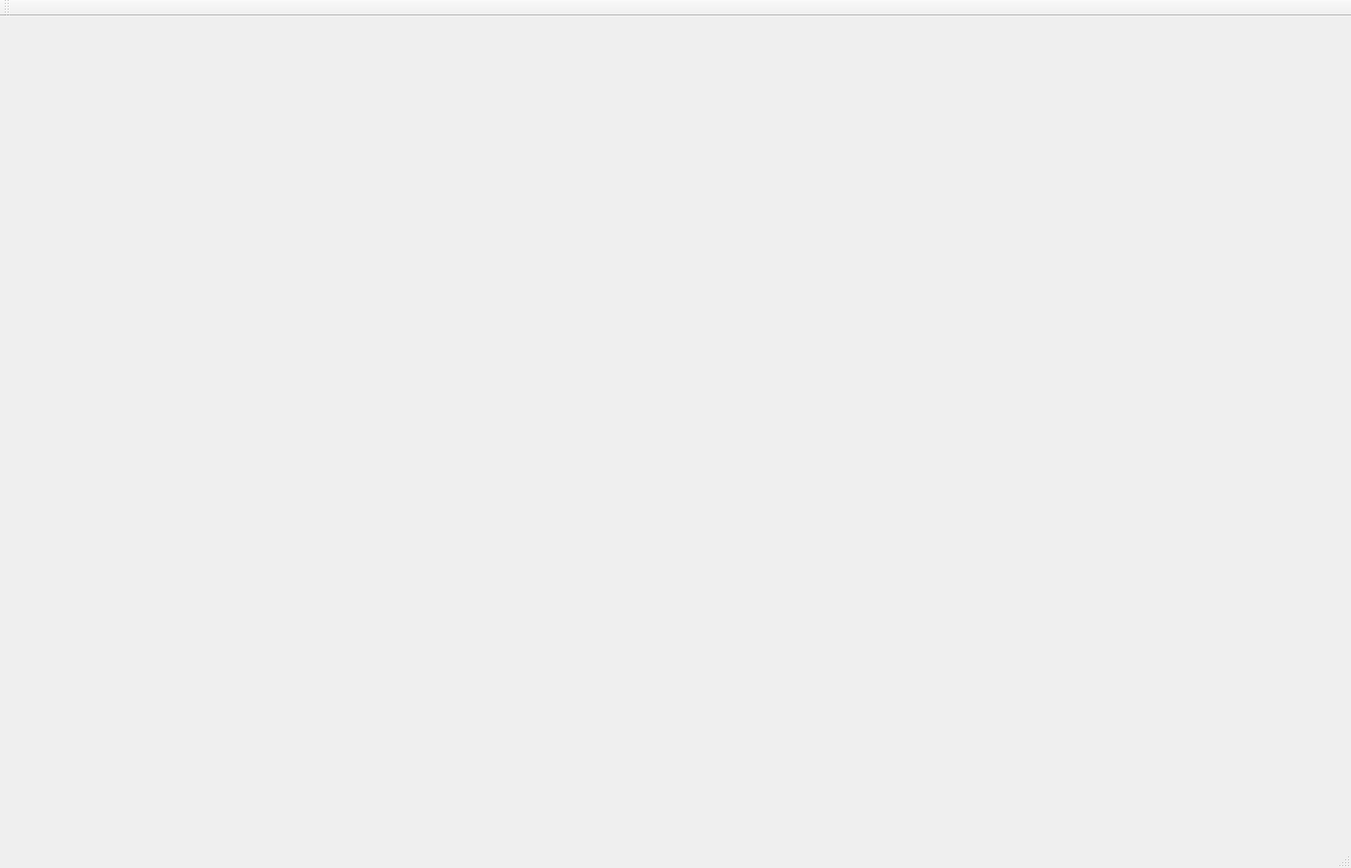
<?xml version="1.0" encoding="UTF-8"?>
<ui version="4.0">
 <class>MainWindow</class>
 <widget class="QMainWindow" name="MainWindow">
  <property name="geometry">
   <rect>
    <x>0</x>
    <y>0</y>
    <width>1400</width>
    <height>900</height>
   </rect>
  </property>
  <property name="windowTitle">
   <string>Unix File System Explorer</string>
  </property>
  <widget class="QWidget" name="centralwidget"/>
  <widget class="QMenuBar" name="menubar">
   <property name="geometry">
    <rect>
     <x>0</x>
     <y>0</y>
     <width>1400</width>
     <height>22</height>
    </rect>
   </property>
  </widget>
  <widget class="QStatusBar" name="statusbar"/>
  <widget class="QToolBar" name="toolBar">
   <property name="windowTitle">
    <string>toolBar</string>
   </property>
   <attribute name="toolBarArea">
    <enum>TopToolBarArea</enum>
   </attribute>
   <attribute name="toolBarBreak">
    <bool>false</bool>
   </attribute>
  </widget>
 </widget>
 <resources/>
 <connections/>
</ui>
